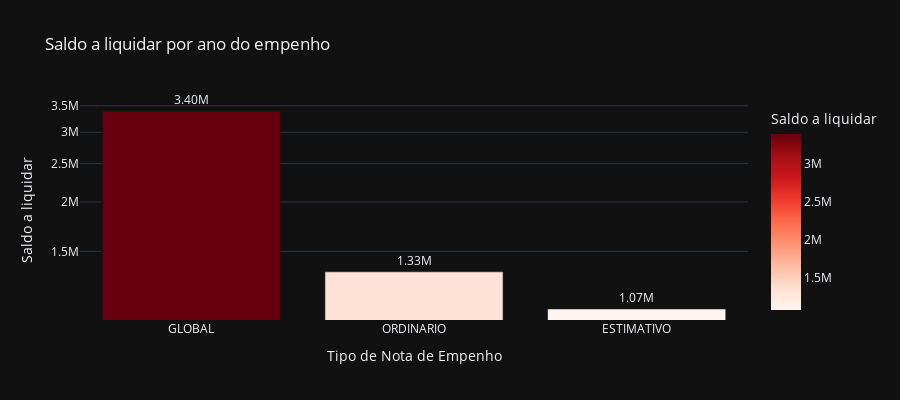

Notebook code cell kept with this figure:
### Code cell
# Saldo a liquidar por tipo de NE
cols = ['TIPO_NE', 'A_LIQUIDAR']

df_aux = df.loc[:, cols].groupby('TIPO_NE').sum().sort_values(by= 'A_LIQUIDAR', ascending=False).reset_index()
df_aux = df_aux[df_aux['A_LIQUIDAR'] > 0]
fig = px.bar(df_aux, 
             x='TIPO_NE', 
             y='A_LIQUIDAR',
             title='Saldo a liquidar por ano do empenho',
             labels={'TIPO_NE':'Tipo de Nota de Empenho', 'A_LIQUIDAR':'Saldo a liquidar'},
             text_auto='.3s',
             height=400,
             log_y=True,
             color='A_LIQUIDAR',
             color_continuous_scale = 'reds',
             template='plotly_dark')
fig.update_traces(textposition = 'outside', cliponaxis = False, hovertemplate=None)
fig.update_layout(hovermode="x unified")

fig.show()

### Figure 1 — Plotly figure (JSON) as saved in the notebook; plotly's stock layout.template omitted (floating-point values rounded to 4 significant figures)
{"data": [{"alignmentgroup": "True", "cliponaxis": false, "legendgroup": "", "marker": {"color": [3395000.0, 1332000.0, 1073000.0], "coloraxis": "coloraxis", "pattern": {"shape": ""}}, "name": "", "offsetgroup": "", "orientation": "v", "showlegend": false, "textposition": "outside", "texttemplate": "%{y:.3s}", "type": "bar", "x": ["GLOBAL", "ORDINARIO", "ESTIMATIVO"], "xaxis": "x", "y": [3395000.0, 1332000.0, 1073000.0], "yaxis": "y"}], "layout": {"barmode": "relative", "coloraxis": {"colorbar": {"title": {"text": "Saldo a liquidar"}}, "colorscale": [[0, "rgb(255,245,240)"], [0.125, "rgb(254,224,210)"], [0.25, "rgb(252,187,161)"], [0.375, "rgb(252,146,114)"], [0.5, "rgb(251,106,74)"], [0.625, "rgb(239,59,44)"], [0.75, "rgb(203,24,29)"], [0.875, "rgb(165,15,21)"], [1, "rgb(103,0,13)"]]}, "height": 400, "hovermode": "x unified", "legend": {"tracegroupgap": 0}, "title": {"text": "Saldo a liquidar por ano do empenho"}, "xaxis": {"anchor": "y", "domain": [0, 1], "title": {"text": "Tipo de Nota de Empenho"}}, "yaxis": {"anchor": "x", "domain": [0, 1], "title": {"text": "Saldo a liquidar"}, "type": "log"}}}
